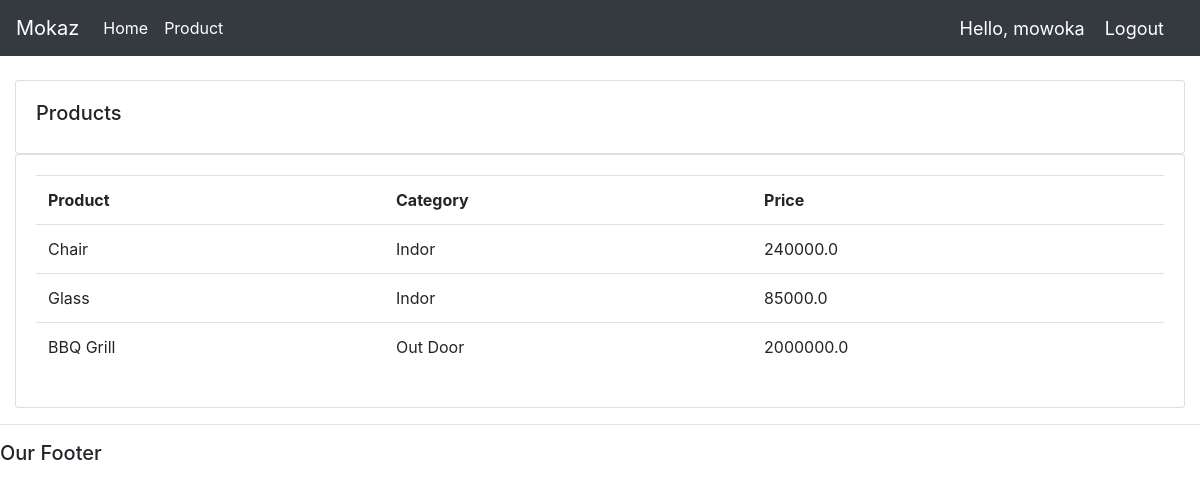
Screenshot of /products/ (signed in) with the database file from the repository.
### hello/models.py (models this page shows, shortened)
class Product(models.Model):
    CATEGORY = (
                ('Indor','Indor'),
                ('Out Door','Out Door')
               )
    name = models.CharField(max_length=200, null=True)
    price = models.FloatField(null=True)
    category = models.CharField(max_length=200, null=True, choices=CATEGORY)
    description = models.CharField(max_length=200, null=True, blank = True)
    date_created = models.DateTimeField(auto_now_add=True, null=True)
    tags = models.ManyToManyField(Tag)

### hello/decorators.py (the view)
        def wrapper_func(request, *arg, **kwargs):
            group = None
            if request.user.groups.exists():
                group = request.user.groups.all()[0].name
            if group in allowed_roles:
                return view_func(request, *arg, **kwargs)
            else:
                return HttpResponse("You are not authorized this page")

### hello/views.py (called while the page is built)
@login_required(login_url='login')
@allowed_users(allowed_roles=['admin'])
def products(request):
    products = Product.objects.all()
    return render(request, 'hello/product.html', {'products':products})

### hello/templates/hello/product.html
{% extends 'hello/main.html' %}
{% block content %}
        <br>
        <div class="row">
            <div class="col-md">
                <div class="card card-body">
                    <h5>Products</h5>
                </div>
                <div class="card card-body">
                    <table class="table">
                        <tr>
                            <th>Product</th>
                            <th>Category</th>
                            <th>Price</th>
                        </tr>
                        {% for i in products  %}
                        <tr>
                            <td>{{i.name}}</td>
                            <td>{{i.category}}</td>
                            <td>{{i.price}}</td>
                        </tr>
                        {% endfor %}
                    </table>
                </div>
            </div>
        </div>
{% endblock  %}

### hello/templates/hello/navbar.html (shortened to what this page needs)
<nav class="navbar navbar-expand-lg navbar-dark bg-dark">
  <a class="navbar-brand" href="{% url 'home' %}">Mokaz</a>
  <div class="collapse navbar-collapse" id="navbarSupportedContent">
    <ul class="navbar-nav mr-auto">
      {% if request.user.is_staff %}
      <li class="nav-item active">
        <a class="nav-link" href="{% url 'home' %}">Home <span class="sr-only">(current)</span></a>
      </li>
      <li class="nav-item active">
        <a class="nav-link" href="{% url 'products' %}">Product</a>
      </li>
      {% else %}
      <li class="nav-item active">
        <a class="nav-link" href="{% url 'account' %}">Settings</a>
      </li>
      {% endif %}
    </ul>
  </div>
  <span class="hello-msg">Hello, {{request.user}}</span>
  <span><a class="hello-msg" href="{% url 'logout' %}">Logout</a></span>
</nav >

### static/css/main.css (style rules this page uses)
body { background-color: #ebeff5; }

### hello/templates/hello/navbar.html (style rules this page uses)
.hello-msg { font-size: 18px; color: white; margin-right: 20px; }

### rows the page displays
Product: name "Chair", category "Indor", price "240000.0"
Product: name "Glass", category "Indor", price "85000.0"
Product: name "BBQ Grill", category "Out Door", price "2000000.0"

### other values shown
{{ request.user }} "mowoka"
